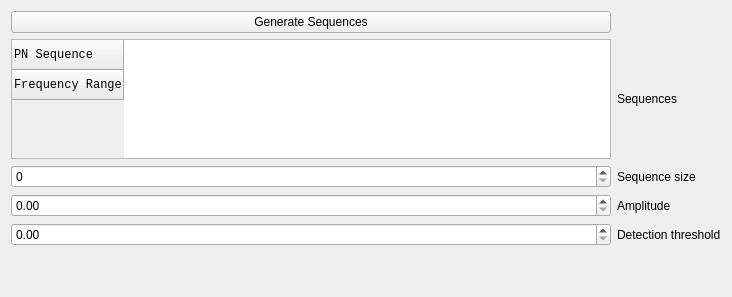
            <widget class="QWidget" name="sswMethodTab">
             <property name="sizePolicy">
              <sizepolicy hsizetype="Preferred" vsizetype="Preferred">
               <horstretch>0</horstretch>
               <verstretch>0</verstretch>
              </sizepolicy>
             </property>
             <property name="maximumSize">
              <size>
               <width>9999</width>
               <height>9999</height>
              </size>
             </property>
             <property name="toolTip">
              <string/>
             </property>
             <attribute name="title">
              <string>SSW Method</string>
             </attribute>
             <layout class="QGridLayout" name="gridLayout_8">
              <item row="0" column="0">
               <layout class="QGridLayout" name="gridLayout_7">
                <item row="1" column="1">
                 <widget class="QLabel" name="label">
                  <property name="text">
                   <string>Sequences</string>
                  </property>
                 </widget>
                </item>
                <item row="4" column="1">
                 <widget class="QLabel" name="label_5">
                  <property name="text">
                   <string>Detection threshold</string>
                  </property>
                 </widget>
                </item>
                <item row="3" column="0">
                 <widget class="QDoubleSpinBox" name="sswAmpl"/>
                </item>
                <item row="3" column="1">
                 <widget class="QLabel" name="label_4">
                  <property name="text">
                   <string>Amplitude</string>
                  </property>
                 </widget>
                </item>
                <item row="4" column="0">
                 <widget class="QDoubleSpinBox" name="sswThres"/>
                </item>
                <item row="2" column="0">
                 <widget class="QSpinBox" name="sswSeqSize"/>
                </item>
                <item row="2" column="1">
                 <widget class="QLabel" name="label_3">
                  <property name="text">
                   <string>Sequence size</string>
                  </property>
                 </widget>
                </item>
                <item row="1" column="0">
                 <widget class="QTableWidget" name="sswSequences">
                  <property name="sizePolicy">
                   <sizepolicy hsizetype="Expanding" vsizetype="Expanding">
                    <horstretch>0</horstretch>
                    <verstretch>0</verstretch>
                   </sizepolicy>
                  </property>
                  <property name="minimumSize">
                   <size>
                    <width>600</width>
                    <height>65</height>
                   </size>
                  </property>
                  <property name="maximumSize">
                   <size>
                    <width>16777215</width>
                    <height>120</height>
                   </size>
                  </property>
                  <property name="font">
                   <font>
                    <family>Monospace</family>
                   </font>
                  </property>
                  <row>
                   <property name="text">
                    <string>PN Sequence</string>
                   </property>
                  </row>
                  <row>
                   <property name="text">
                    <string>Frequency Range</string>
                   </property>
                  </row>
                 </widget>
                </item>
                <item row="0" column="0">
                 <widget class="QPushButton" name="sswGenerate">
                  <property name="text">
                   <string>Generate Sequences</string>
                  </property>
                 </widget>
                </item>
               </layout>
              </item>
              <item row="1" column="0">
               <spacer name="verticalSpacer_2">
                <property name="orientation">
                 <enum>Qt::Vertical</enum>
                </property>
                <property name="sizeHint" stdset="0">
                 <size>
                  <width>20</width>
                  <height>40</height>
                 </size>
                </property>
               </spacer>
              </item>
             </layout>
            </widget>
